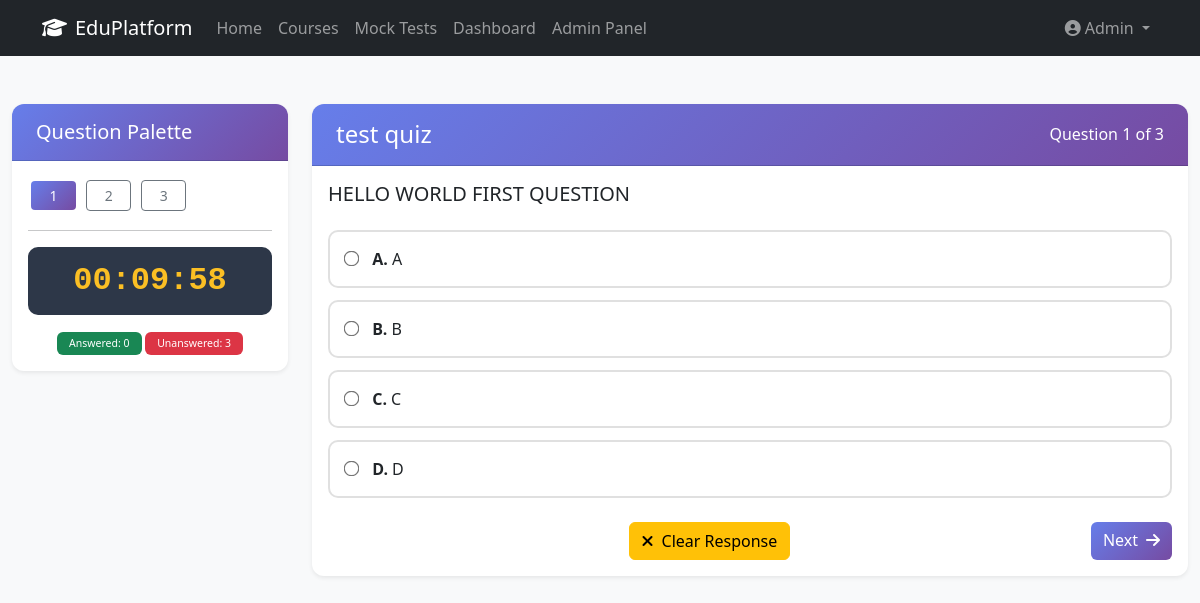
The app's page /quizzes/take.php?id=1 (signed in) with its own data.
### tables this page shows
CREATE TABLE `questions` (
  `id` int(11) NOT NULL,
  `quiz_id` int(11) NOT NULL,
  `question_text` text NOT NULL,
  `option_a` text NOT NULL,
  `option_b` text NOT NULL,
  `option_c` text DEFAULT NULL,
  `option_d` text DEFAULT NULL,
  `correct_answer` enum('a','b','c','d') NOT NULL,
  `created_at` timestamp NOT NULL DEFAULT current_timestamp()
);

CREATE TABLE `quizzes` (
  `id` int(11) NOT NULL,
  `course_id` int(11) NOT NULL,
  `title` varchar(200) NOT NULL,
  `description` text DEFAULT NULL,
  `duration` int(11) DEFAULT 30,
  `passing_score` int(11) DEFAULT 70,
  `created_at` timestamp NOT NULL DEFAULT current_timestamp()
);

### config/functions.php (called while the page is built, shortened)
<?php
function displayRichText($content) {
    $allowed_tags = [
        'b' => [], 'strong' => [], 'i' => [], 'em' => [], 'u' => [],
        'br' => [], 'p' => ['class' => true], 'span' => ['class' => true, 'style' => true],
        'h1' => [], 'h2' => [], 'h3' => [], 'h4' => [], 'h5' => [], 'h6' => [],
        'ul' => ['class' => true], 'ol' => ['class' => true], 'li' => ['class' => true],
        'a' => ['href' => true, 'target' => true, 'title' => true],
        'img' => ['src' => true, 'alt' => true, 'width' => true, 'height' => true, 'style' => true],
        'pre' => ['class' => true], 'code' => ['class' => true],
        'blockquote' => ['class' => true], 'hr' => [],
        'table' => ['class' => true, 'border' => true], 'tr' => [], 'td' => ['colspan' => true], 'th' => []
    ];
    return stripslashes(html_entity_decode(strip_tags($content, array_keys($allowed_tags))));
}
function sanitize($input) {
    return htmlspecialchars(trim($input), ENT_QUOTES, 'UTF-8');
}
?>

### quizzes/take.php (the view, shortened to what this page needs)
<?php
require_once '../config/database.php';
require_once '../config/functions.php';
$quiz_id = isset($_GET['id']) ? intval($_GET['id']) : 0;
$stmt = $pdo->prepare("SELECT q.*, c.id as course_id, c.title as course_title
                       FROM quizzes q
                       JOIN courses c ON q.course_id = c.id
                       WHERE q.id = ?");
$stmt->execute([$quiz_id]);
$quiz = $stmt->fetch();
$stmt = $pdo->prepare("SELECT * FROM questions WHERE quiz_id = ? ORDER BY id");
$stmt->execute([$quiz_id]);
$questions = $stmt->fetchAll();
$current_index = isset($_GET['q']) ? intval($_GET['q']) : 0;
$current_question = $questions[$current_index];
$saved_answers = $_SESSION['quiz_answers'][$quiz_id];
$answered_count = 0;
?>
<!DOCTYPE html>
<html lang="en">
<head>
    <link href="https://cdn.jsdelivr.net/npm/bootstrap@5.3.0/dist/css/bootstrap.min.css" rel="stylesheet">
    <link rel="stylesheet" href="https://cdnjs.cloudflare.com/ajax/libs/font-awesome/6.4.0/css/all.min.css">
    <link href="<?php echo SITE_URL; ?>assets/css/style.css" rel="stylesheet">
</head>
<body>
    <?php include '../includes/header.php'; ?>
    <div class="container-fluid mt-4">
        <div class="row">
            <div class="col-md-3">
                <div class="card shadow-sm sticky-top" style="top: 20px;">
                    <div class="card-header bg-primary text-white">
                        <h5 class="mb-0">Question Palette</h5>
                    </div>
                    <div class="card-body">
                        <div class="question-palette" id="questionPalette">
                            <?php foreach ($questions as $index => $q):
                                $isAnswered = isset($saved_answers["answer_{$q['id']}"]) && !empty($saved_answers["answer_{$q['id']}"]);
                            ?>
                                <a href="javascript:void(0)"
                                   onclick="navigateToQuestion(<?php echo $index; ?>)"
                                   class="btn btn-sm <?php echo $index == $current_index ? 'btn-primary' : ($isAnswered ? 'btn-success' : 'btn-outline-secondary'); ?>"
                                   data-qid="<?php echo $q['id']; ?>"
                                   data-index="<?php echo $index; ?>">
                                    <?php echo $index + 1; ?>
                                </a>
                            <?php endforeach; ?>
                        </div>
                        <hr>
                        <div class="timer-box" id="timer">00:00:00</div>
                        <div class="answered-count text-center mt-3">
                            <span class="badge bg-success" id="answeredCount">Answered: <?php echo $answered_count; ?></span>
                            <span class="badge bg-danger" id="unansweredCount">Unanswered: <?php echo count($questions) - $answered_count; ?></span>
                        </div>
                    </div>
                </div>
            </div>
            <div class="col-md-9">
                <div class="card shadow-sm">
                    <div class="card-header bg-primary text-white">
                        <div class="d-flex justify-content-between align-items-center">
                            <h4 class="mb-0"><?php echo sanitize($quiz['title']); ?></h4>
                            <span>Question <?php echo $current_index + 1; ?> of <?php echo count($questions); ?></span>
                        </div>
                    </div>
                    <div class="card-body">
                        <form id="quizForm" method="POST" action="submit.php">
                            <div class="question-content mb-4">
                                <h5><?php echo displayRichText($current_question['question_text']); ?></h5>
                            </div>
                            <?php
                            $options = [
                                'a' => $current_question['option_a'],
                                'b' => $current_question['option_b'],
                                'c' => $current_question['option_c'],
                                'd' => $current_question['option_d']
                            ];
                            $current_answer = $saved_answers["answer_{$current_question['id']}"] ?? '';
                            foreach ($options as $key => $option):
                                $checked = ($current_answer == $key);
                            ?>
                            <div class="quiz-option <?php echo $checked ? 'selected' : ''; ?>" data-value="<?php echo $key; ?>" onclick="selectOption(this, '<?php echo $key; ?>', <?php echo $current_question['id']; ?>, <?php echo $current_index; ?>)">
                                <input type="radio" name="answer_<?php echo $current_question['id']; ?>"
                                       value="<?php echo $key; ?>" id="opt_<?php echo $key; ?>"
                                       <?php echo $checked ? 'checked' : ''; ?>
                                       onchange="saveAnswer(<?php echo $current_question['id']; ?>, <?php echo $current_index; ?>)">
                                <label for="opt_<?php echo $key; ?>" class="fw-bold"><?php echo strtoupper($key); ?>.</label>
                                <span><?php echo displayRichText($option); ?></span>
                            </div>
                            <?php endforeach; ?>
                            <div class="d-flex justify-content-between mt-4">
                                <button type="button" class="btn btn-warning" onclick="clearCurrentResponse(<?php echo $current_question['id']; ?>, <?php echo $current_index; ?>)">
                                    <i class="fas fa-times me-2"></i>Clear Response
                                </button>
                                <?php if ($current_index < count($questions) - 1): ?>
                                    <a href="javascript:void(0)" onclick="navigateToQuestion(<?php echo $current_index + 1; ?>)" class="btn btn-primary">
                                        Next<i class="fas fa-arrow-right ms-2"></i>
                                    </a>
                                <?php else: ?>
                                    <button type="submit" class="btn btn-success" onclick="return confirm('Submit quiz? You cannot change answers after submission.')">
                                        <i class="fas fa-check-circle me-2"></i>Submit Quiz
                                    </button>
                                <?php endif; ?>
                            </div>
                        </form>
                    </div>
                </div>
            </div>
        </div>
    </div>
</body>
</html>

### assets/css/style.css (style rules this page uses)
* { margin: 0; padding: 0; box-sizing: border-box; }
body { font-family: 'Segoe UI', Tahoma, Geneva, Verdana, sans-serif; background-color: #f8f9fa; min-height: 100vh; display: flex; flex-direction: column; }
.card { border: none; border-radius: 12px; box-shadow: 0 2px 10px rgba(0,0,0,0.08); transition: transform 0.3s ease, box-shadow 0.3s ease; }
.card-header { background: linear-gradient(135deg, #667eea 0%, #764ba2 100%); color: white; border-radius: 12px 12px 0 0 !important; padding: 1rem 1.5rem; }
.quiz-option { border: 2px solid #e0e0e0; border-radius: 10px; padding: 15px; margin-bottom: 12px; cursor: pointer; transition: all 0.3s ease; }
.badge { padding: 6px 12px; font-weight: 500; }
.btn-primary { background: linear-gradient(135deg, #667eea 0%, #764ba2 100%); border: none; transition: transform 0.2s ease; }

### quizzes/take.php (style rules this page uses)
.quiz-option { border: 2px solid #e0e0e0; border-radius: 10px; padding: 15px; margin-bottom: 12px; cursor: pointer; transition: all 0.3s ease; }
.quiz-option input { margin-right: 10px; transform: scale(1.2); }
.timer-box { font-size: 2rem; font-weight: bold; font-family: monospace; background: #2d3748; color: #fbbf24; padding: 10px; border-radius: 10px; text-align: center; }
.question-palette .btn { margin: 3px; width: 45px; }
.answered-count { font-size: 14px; margin-top: 10px; }

### records on screen
questions: question_text "HELLO WORLD FIRST QUESTION", id "☐ A.", id "☐ B.", id "☐ C.", id "☐ D."
quizzes: title "test quiz"

### other values on screen
SITE_NAME "EduPlatform"
$_SESSION['name'] "Admin"
$current_index + 1 "1"
count($questions) "3"
$key "A"
displayRichText($option) "A"
$key "B"
displayRichText($option) "B"
$key "C"
displayRichText($option) "C"
$key "D"
displayRichText($option) "D"
